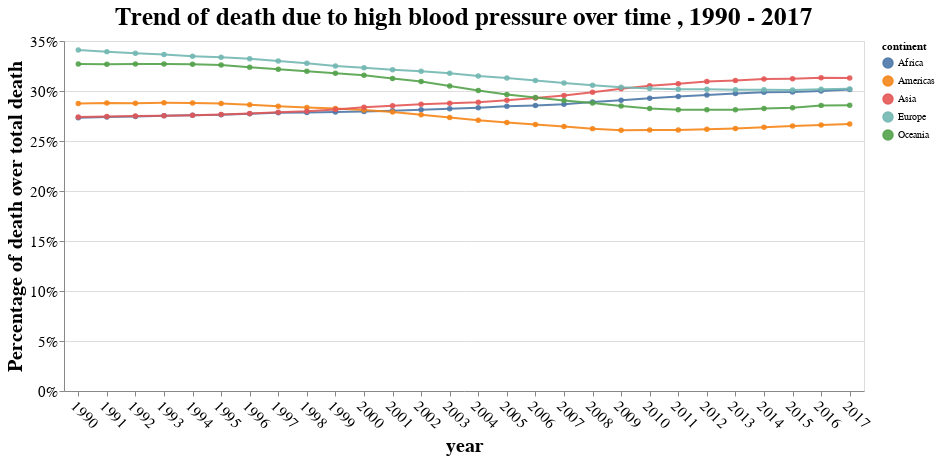

The notebook cell saved with this chart:
### Code cell
line_graph("high_blood_pressure")

### Figure 1 — Vega-Lite specification as saved in the notebook (floating-point values rounded to 4 significant figures; data arrays with more than 128 entries replaced by an {"elided": "..."} marker saying what was removed)
{"$schema": "https://vega.github.io/schema/vega-lite/v3.4.0.json", "config": {"axis": {"labelFontSize": 15, "titleFontSize": 20}, "mark": {"tooltip": null}, "title": {"fontSize": 25}, "view": {"height": 300, "width": 400}}, "data": {"name": "data-9f5b26a249f9a140336262dc8201e3b9"}, "datasets": {"data-9f5b26a249f9a140336262dc8201e3b9": {"elided": "140 records"}}, "encoding": {"color": {"condition": {"field": "continent", "selection": "selector001", "type": "nominal"}, "value": "grey"}, "opacity": {"condition": {"selection": "selector001", "value": 0.9}, "value": 0.2}, "tooltip": [{"field": "year", "type": "nominal"}, {"field": "continent", "type": "nominal"}, {"field": "high_blood_pressure", "format": ".2%", "title": "percentage of death", "type": "quantitative"}], "x": {"axis": {"labelAngle": 45}, "field": "year", "type": "nominal"}, "y": {"axis": {"format": "%"}, "field": "high_blood_pressure", "title": "Percentage of death over total death", "type": "quantitative"}}, "height": 350, "mark": {"point": true, "type": "line"}, "selection": {"selector001": {"type": "single"}}, "title": "Trend of death due to high blood pressure over time , 1990 - 2017", "width": 800}
